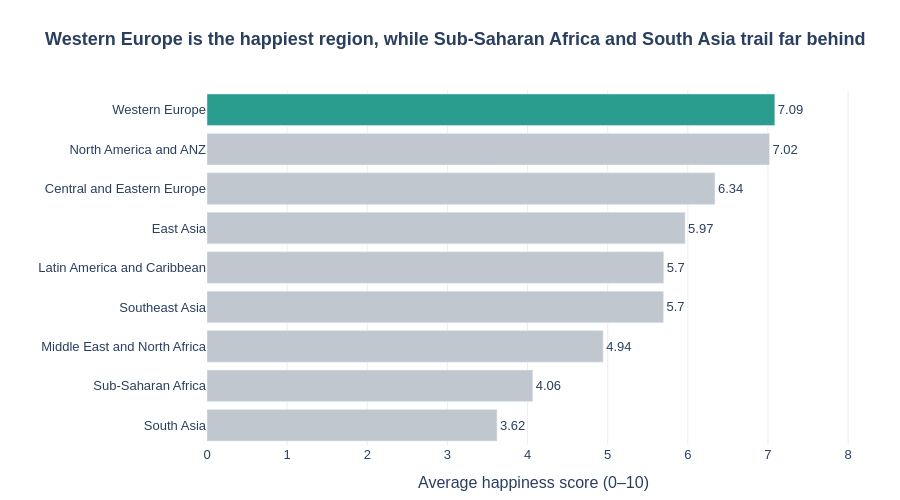

The notebook cell this image was saved under:
### Markdown cell above
---
## Task 1 — Regional Comparison Bar Chart

**What to build:** A horizontal bar chart showing the **average happiness score by region**, sorted from highest to lowest.

**Requirements:**
- Horizontal orientation (category names are long)
- Sorted by score, descending (so the happiest region is at the top)
- Zero baseline on x-axis
- At least one design choice that goes beyond the Plotly default (colour, annotation, labels, etc.)
- An insight title that answers: *which region stands out and why does it matter?*

**Hint:** Use `df.groupby('Region')['Happiness_Score'].mean()` to compute the averages.

### Code cell
# Task 1: Regional comparison bar chart
region_avg = (df.groupby('Region')['Happiness_Score']
              .mean()
              .reset_index()
              .sort_values('Happiness_Score'))   # ascending, so the happiest region is at the top

print(region_avg)

# Highlight the top region, grey out the rest
top_region = region_avg.iloc[-1]['Region']
colors = ['#2a9d8f' if r == top_region else '#c0c7cf' for r in region_avg['Region']]

fig1 = go.Figure(go.Bar(
    x=region_avg['Happiness_Score'],
    y=region_avg['Region'],
    orientation='h',
    marker_color=colors,
    text=region_avg['Happiness_Score'].round(2),
    textposition='outside'
))

fig1.update_layout(
    title=dict(
        text=f"<b>{top_region} is the happiest region, while Sub-Saharan Africa and South Asia trail far behind</b>",
        font=dict(size=18)
    ),
    xaxis=dict(title='Average happiness score (0–10)',
               range=[0, region_avg['Happiness_Score'].max() * 1.15],  # zero baseline
               showgrid=True, gridcolor='#eeeeee'),
    yaxis=dict(title=''),
    plot_bgcolor='white',
    font=dict(family='Arial', size=13),
    height=500,
    margin=dict(l=20, r=40, t=90, b=50)
)

fig1.show()

### Figure 1 — Plotly figure (JSON) as saved in the notebook; plotly's stock layout.template omitted (floating-point values rounded to 4 significant figures)
{"data": [{"marker": {"color": ["#c0c7cf", "#c0c7cf", "#c0c7cf", "#c0c7cf", "#c0c7cf", "#c0c7cf", "#c0c7cf", "#c0c7cf", "#2a9d8f"]}, "orientation": "h", "text": [3.62, 4.06, 4.94, 5.7, 5.7, 5.97, 6.34, 7.02, 7.09], "textposition": "outside", "type": "bar", "x": [3.618, 4.065, 4.943, 5.695, 5.699, 5.966, 6.338, 7.018, 7.086], "y": ["South Asia", "Sub-Saharan Africa", "Middle East and North Africa", "Southeast Asia", "Latin America and Caribbean", "East Asia", "Central and Eastern Europe", "North America and ANZ", "Western Europe"]}], "layout": {"font": {"family": "Arial", "size": 13}, "height": 500, "margin": {"b": 50, "l": 20, "r": 40, "t": 90}, "plot_bgcolor": "white", "title": {"font": {"size": 18}, "text": "<b>Western Europe is the happiest region, while Sub-Saharan Africa and South Asia trail far behind</b>"}, "xaxis": {"gridcolor": "#eeeeee", "range": [0, 8.148], "showgrid": true, "title": {"text": "Average happiness score (0–10)"}}, "yaxis": {"title": {"text": ""}}}}
